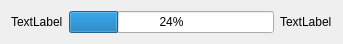
<?xml version="1.0" encoding="UTF-8"?>
<ui version="4.0">
 <class>TransferTaskWidget</class>
 <widget class="QWidget" name="TransferTaskWidget">
  <property name="geometry">
   <rect>
    <x>0</x>
    <y>0</y>
    <width>343</width>
    <height>40</height>
   </rect>
  </property>
  <property name="windowTitle">
   <string>Form</string>
  </property>
  <layout class="QHBoxLayout" name="horizontalLayout">
   <item>
    <widget class="QLabel" name="label_task_name">
     <property name="text">
      <string>TextLabel</string>
     </property>
    </widget>
   </item>
   <item>
    <widget class="QProgressBar" name="progressBar">
     <property name="value">
      <number>24</number>
     </property>
    </widget>
   </item>
   <item>
    <widget class="QLabel" name="label_task_status">
     <property name="text">
      <string>TextLabel</string>
     </property>
    </widget>
   </item>
  </layout>
 </widget>
 <resources/>
 <connections/>
</ui>
